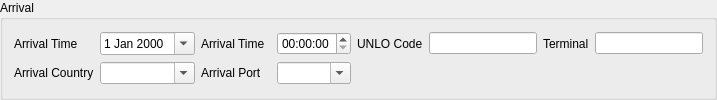
           <widget class="QGroupBox" name="groupBox_7">
            <property name="title">
             <string>Arrival</string>
            </property>
            <layout class="QGridLayout" name="gridLayout_3">
             <item row="1" column="2">
              <widget class="QLabel" name="label_15">
               <property name="sizePolicy">
                <sizepolicy hsizetype="Fixed" vsizetype="Preferred">
                 <horstretch>0</horstretch>
                 <verstretch>0</verstretch>
                </sizepolicy>
               </property>
               <property name="text">
                <string>Arrival Port</string>
               </property>
              </widget>
             </item>
             <item row="1" column="1">
              <widget class="QComboBox" name="arrival_country_combo">
               <property name="editable">
                <bool>true</bool>
               </property>
               <property name="insertPolicy">
                <enum>QComboBox::InsertAlphabetically</enum>
               </property>
              </widget>
             </item>
             <item row="1" column="3">
              <widget class="QComboBox" name="arrival_port_combo">
               <property name="editable">
                <bool>true</bool>
               </property>
               <property name="insertPolicy">
                <enum>QComboBox::InsertAlphabetically</enum>
               </property>
              </widget>
             </item>
             <item row="1" column="0">
              <widget class="QLabel" name="label_14">
               <property name="sizePolicy">
                <sizepolicy hsizetype="Fixed" vsizetype="Preferred">
                 <horstretch>0</horstretch>
                 <verstretch>0</verstretch>
                </sizepolicy>
               </property>
               <property name="text">
                <string>Arrival Country</string>
               </property>
              </widget>
             </item>
             <item row="0" column="0">
              <widget class="QLabel" name="label_8">
               <property name="sizePolicy">
                <sizepolicy hsizetype="Fixed" vsizetype="Preferred">
                 <horstretch>0</horstretch>
                 <verstretch>0</verstretch>
                </sizepolicy>
               </property>
               <property name="text">
                <string>Arrival Time     </string>
               </property>
              </widget>
             </item>
             <item row="0" column="2">
              <widget class="QLabel" name="label_9">
               <property name="sizePolicy">
                <sizepolicy hsizetype="Fixed" vsizetype="Preferred">
                 <horstretch>0</horstretch>
                 <verstretch>0</verstretch>
                </sizepolicy>
               </property>
               <property name="text">
                <string>Arrival Time  </string>
               </property>
              </widget>
             </item>
             <item row="0" column="1">
              <widget class="QDateEdit" name="arrival_date_edit">
               <property name="sizePolicy">
                <sizepolicy hsizetype="Preferred" vsizetype="Fixed">
                 <horstretch>0</horstretch>
                 <verstretch>0</verstretch>
                </sizepolicy>
               </property>
               <property name="calendarPopup">
                <bool>true</bool>
               </property>
              </widget>
             </item>
             <item row="0" column="3">
              <widget class="QTimeEdit" name="arrival_time_edit">
               <property name="sizePolicy">
                <sizepolicy hsizetype="Preferred" vsizetype="Fixed">
                 <horstretch>0</horstretch>
                 <verstretch>0</verstretch>
                </sizepolicy>
               </property>
               <property name="calendarPopup">
                <bool>true</bool>
               </property>
              </widget>
             </item>
             <item row="0" column="4">
              <widget class="QLabel" name="label_16">
               <property name="sizePolicy">
                <sizepolicy hsizetype="Fixed" vsizetype="Preferred">
                 <horstretch>0</horstretch>
                 <verstretch>0</verstretch>
                </sizepolicy>
               </property>
               <property name="text">
                <string>UNLO Code</string>
               </property>
              </widget>
             </item>
             <item row="0" column="5">
              <widget class="QLineEdit" name="arrival_unlo_edit">
               <property name="sizePolicy">
                <sizepolicy hsizetype="Preferred" vsizetype="Fixed">
                 <horstretch>0</horstretch>
                 <verstretch>0</verstretch>
                </sizepolicy>
               </property>
              </widget>
             </item>
             <item row="0" column="6">
              <widget class="QLabel" name="label_17">
               <property name="sizePolicy">
                <sizepolicy hsizetype="Fixed" vsizetype="Preferred">
                 <horstretch>0</horstretch>
                 <verstretch>0</verstretch>
                </sizepolicy>
               </property>
               <property name="text">
                <string>Terminal</string>
               </property>
              </widget>
             </item>
             <item row="0" column="7">
              <widget class="QLineEdit" name="arrival_terminal">
               <property name="sizePolicy">
                <sizepolicy hsizetype="Preferred" vsizetype="Fixed">
                 <horstretch>0</horstretch>
                 <verstretch>0</verstretch>
                </sizepolicy>
               </property>
              </widget>
             </item>
            </layout>
           </widget>
